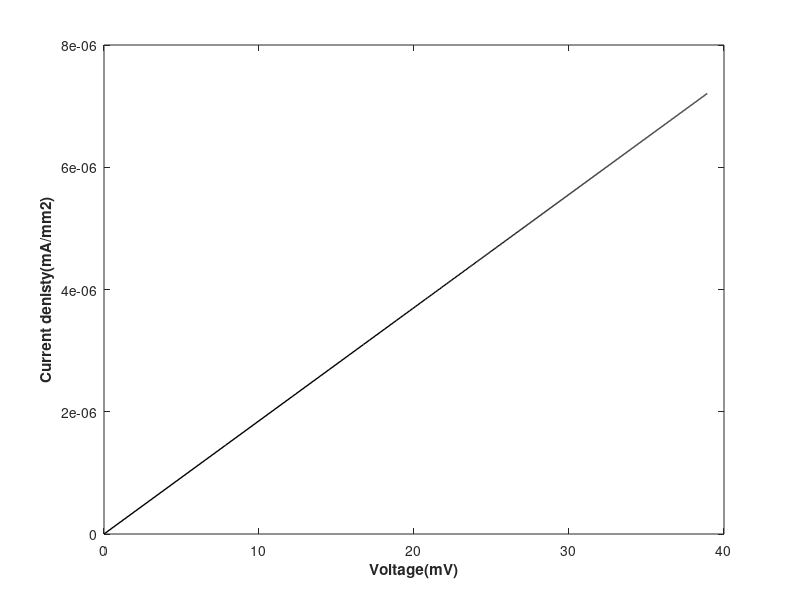
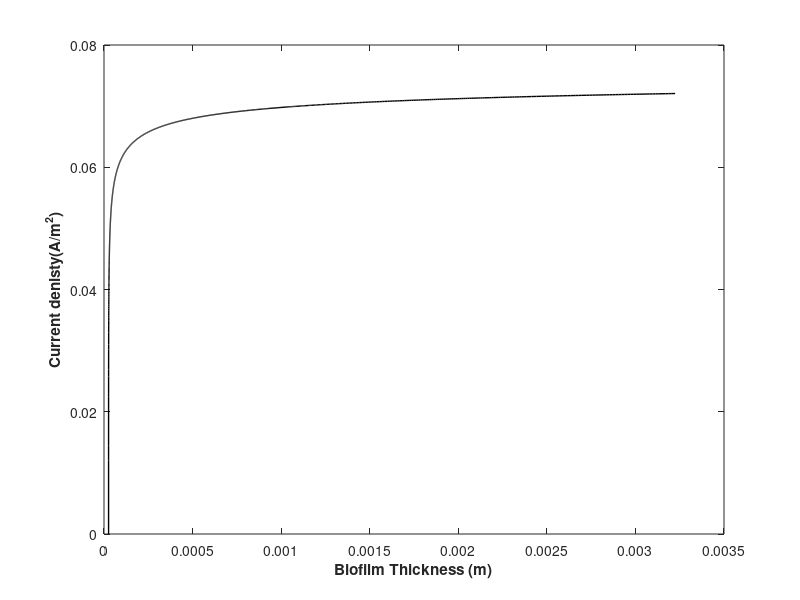

The MATLAB source for these figures, in order:

clc
clear  
close all 
% Comment to test making commits from Git Gui
% Adding a comment to test Gitnuro

%% CURRENT ISSUES
% Biofilm thickness is unreasonably large
    % 0.1m at t  1592
    % I'll try limiting time and see what happens
% Membrane thickness parameter is also pretty big


%% ASSIGNING PARAMETER VALUES
T = 273; %:10:453;  
d_t=1;
tmax = 1000;
t = 0:d_t:tmax; % 5 hours
cs_temp = zeros(length(T),length(t));

Ds=(0.2544*10^(-4))/86400;  %diffusivity of lactate (m2/day)
Ll=2*10^(-4);               %the thickness of laminar diffusion sublayer()
rho=50;                    

%The biomass density (kg/m3)
Yac=0.212;                  %The bacterial yield (kg dry cell/kg)
bina=0.02/86400;            %Inactivation coefficient (/day) 
bdet=0.05/86400;            %Detachment coefficient(/day)
Dco2=(0.9960*10^(-4))/86400; %The diffusivity of carbon dioxide (m2/day)
Dh=(2.3328*10^(-4))/86400;   %Diffusivity of hydrogen(m2/day)
Am=54*10^(-4);               %area of membrane(m2)
F=96450;                    %Fradays constant(C/mol) 
T = T;                    %Temperature(K)
R=8.314;                    %gas constant 
Vc=135*10^(-6);             % F - UNKNOWN PARAMETER - Defined here and then not used 
Va=135*10^(-6);             % F - UNKNOWN PARAMETER - Used multiple times
Eoanode=340;                % Standard voltage anode (mV)
Eocathode=1299;             % Standard volatage cathode(mV)
ioref=0.001;                % Exchange current in reference conditions(mA)
b=120;                      %Tafel Coefficient (mV)
dcell=2.5*10^(-2);          %distance between electrodes(m)
kaq=3500;                   %Solution conductivity (mS/m)
Eka=-155;                   % F - UNKNOWN PARAMETER - Is created here and then not used for some reason!?
dm=4.5;                     %Membrance thickness(m) % F - bit large
km=1.7;                      %Membrance conductivity (mS/m )
co2equi=7.26*10^(-3);       % F - UNKNOWN PARAMTER
kla=414/86400;              %Overall volumetric oxygen mass tranfer coefficient (/day)
qo2=2.64/86400;             %specific uptake rate of oxygen (/day)
rmax=100.9/3600;            % reaction rate constant(/day)
ks=1.27*10^(-3);            % Half-max-rate lactate concentration 
chb=10^(-7);                %  Concentration of hydrogen in bulk liquid(kg/m3)



%% EQUATIONS

f1 = @(cs) rmax*(cs/(ks+cs)) ;
f2 = @(mu,nact,phia) (mu*(1/(1+exp(-F/(R*T*1000)*nact)))*phia) ;
f3 = @(rs,phia,delta,L) Yac*rs-bina*phia+(phia/L)*delta-(phia/L)*(Yac*rs*L+delta) ;
f4 = @(rs,L,delta) Yac*rs*L+delta ;
f5 = @(L) -bdet*L ;
f6 = @(L,csb,cs,rs,delta) (Ds/(Ll*L))*(csb-cs)-rho*rs-(cs/L)*(Yac*rs*L+delta);
f7 = @(L,cco2b,cco2,rs,delta) (Dco2/(Ll*L))*(cco2b-cco2)+4*rho*rs-(cco2/L)*(Yac*rs*L+delta) ;
f8 = @(L,chb,ch,rs,delta) (Dh/(Ll*L))*(chb-ch)+12*rho*rs-(ch/L)*(Yac*rs*L+delta) ;
f9 = @(rs,L,delta) -Am*(Yac*rs*L+delta) ;
f10 = @(csb,cs,vl) (1/vl)*(-(Am*Ds/Ll)*(csb-cs)) ;
f11 = @(cco2b,cco2,vl) (1/vl)*(-(Am*Dco2/Ll)*(cco2b-cco2)) ;
f12 = @(i) -2.24*10^(-7)*(i)+0.0067;
%f12 = @(i) (kla*co2equi+7.7167*10^(-8)*exp(-(i)*(kla+qo2)))/(kla+qo2);
f13 = @(co2,ch)  Eocathode-((R*T*1000)/(4*F))*log(1/(co2*(ch^4))) ;
f14 = @(ch,cco2,cs) Eoanode-((R*T*1000)/(12*F))*log(((cco2^3)*(ch)^(11))/cs) ;
f15 = @(csb) (12*F*Ds*1000*csb)/(Ll) ;
f16 = @(I) ((dm/km)+(dcell/kaq))*(I/1000) ;
f17 = @(I,il) ((R*T)/(12*F))*1000*log(il/(il-I)) ;
f18 = @(I,cs) (b/2.303)*asinh(I/(2*ioref*cs)) ;
f19 = @(Ecathode,Eanode,nohm,nconc,nact) abs(Ecathode-Eanode)-nohm-nconc-nact ;
f20 = @(Eoutput)  Eoutput/100;

%% MATRIX CREATION AND VALUE ASSIGNMENT
% Uses static allocation to reduce compute time
mu=zeros(1,length(t));
rs=zeros(1,length(t));
phia=zeros(1,length(t));
L=zeros(1,length(t));
cs=zeros(1,length(t));
delta=zeros(1,length(t));
cco2=zeros(1,length(t));
ch=zeros(1,length(t));
vl=zeros(1,length(t));
csb=zeros(1,length(t));
cco2b=zeros(1,length(t));
co2=zeros(1,length(t));
Ecathode=zeros(1,length(t));
Eanode=zeros(1,length(t));
il=zeros(1,length(t));
nohm=zeros(1,length(t));
nconc=zeros(1,length(t));
nact=zeros(1,length(t));
Eoutput=zeros(1,length(t));
I=zeros(1,length(t));

%% INITAL VALUE ASSIGNMENT

mu(1)=1.166370409*10^(-3); %specific growth rate ()
rs(1)=2.5*10^(-20);        %INITIAL I NEED TO BE KNOWN(TAKEN ZERO HERE) to vary
phia(1)=0.4286802857;      %volume fraction of active biomass 
L(1)=2.58E-5;        %Thickness of biofilm 
cs(1)=7.5;                 %The concentration of lactate in biofilm(kg/m3)
delta(1)=-1.446759259*10^(-08); %detachment rate
cco2(1)=1.804718175*10^(-10);%INITIAL CO2 CONC NEEDED and here up needed to be reviewed
ch(1)=10^(-7);               % concentration of hydrogen in biofilm(kg/m3)
vl(1)=135*10^(-6);           %Bulk liquid anoide chamber volume(m3)
csb(1)=5;                    % Concentration of lactate in bulk liquid(kg/m3)
cco2b(1)=1.804718175*10^(-25); %The concentration of hydrogen in bulk of liquid(kg/m3)
co2b(1)=7.23*10^(-3);          % COncnetraiton of oxygen in bulk 
co2(1)=7.23*10^(-3);            %The concentration of oxygen in cathode camber(kg/m3)
Ecathode(1)=845.8563841;        % F - Believed to be cathode potential based on description given in Figure 7
Eanode(1)=845.8563841;          % F - Believed to be anode potential based on description given in Figure 7
il(1)=8519.75;                  %limited current of mass transfer 
nohm(1)=0;                     % Ohmic overpontential (mV)
nconc(1)=0;                    %COncentration overpotential(mV)
nact(1)=0;                     %Activation of overpotential(mV)
Eoutput(1)=0;                   % F - VOLTAGE OUT
I(1)=0;                         % F - CURRENT 

%% SOLVING THE SYSTEM OF ODEs
     for i=1:(length(t)-1)

        phia(i+1) = phia(i) + d_t*f3(rs(i),phia(i),delta(i),L(i));
        L(i+1) = L(i) + d_t*f4(rs(i),L(i),delta(i));
        delta(i+1) = delta(i) + d_t*f5(L(i));
        cs(i+1) = cs(i) + 0.00031*d_t*f6(L(i),csb(i),cs(i),rs(i),delta(i));
        cco2(i+1) = cco2(i) + d_t*f7(L(i),cco2b(i),cco2(i),rs(i),delta(i));
        ch(i+1) = ch(i) + 0.0000003*d_t*f8(L(i),chb,ch(i),rs(i),delta(i));
        vl(i+1) = vl(i) + d_t*f9(rs(i),L(i),delta(i));
        csb(i+1) = csb(i) + d_t*f10(csb(i),cs(i),vl(i));
        cco2b(i+1) = cco2b(i) + d_t*f11(cco2b(i),cco2(i),vl(i));
        co2(i+1) = f12(i+d_t);
        Ecathode(i+1) = f13(co2(i+1),ch(i+1));
        Eanode(i+1) = f14(ch(i+1),cco2(i+1),cs(i+1));
        il(i+1) = f15(csb(i+1));
        nohm(i+1) = f16(I(i));
        nconc(i+1) = f17(I(i),il);
        nact(i+1) = f18(I(i),cs(i+1));
        mu(i+1) = f1(cs(i+1));
        rs(i+1) = f2(mu(i+1),nact(i+1),phia(i+1));
        Eoutput(i+1) = f19(Ecathode(i+1),Eanode(i+1),nohm(i+1),nconc(i+1),nact(i+1));
        I(i+1) = f20(Eoutput(i+1));

 
     end
 
%% CACULATING POWER GENERATION FROM SOLVED CURRENT     
idensity=(I/54)*10^(-3);
% mut=(mu(1)-kd).*t;
% mutnoexp(:,:)=exp(mut);
power=Eoutput.*I/10;
eff(:,:)=power/76.7;     

%% PLOTTING
% % end
% figure (3)
% % plot(cs(1:14000),eff(1:14000))
% plot(eff(1:12000)/10,cs(1:12000))
% xlabel('Efficiency')
% ylabel('Concentration of lactate (kg/m^{3})')
% saveas(gcf,'efficiency.tiff')
% % xlim([2.1,7.5]);
% % ylim([]);
% figure (4)
% plot(I(1:14000)/10,cs(1:14000))
% xlabel('Current density (mA/m^{2})')
% ylabel('Concentration of lactate (kg/m^{3})')
% saveas(gcf,'current_density.tiff')
% % xlim([]);
% % ylim([]);



% figure (7)
% plot(Eanode(11:14000),I(11:14000),'k','LineWidth',0.5)
% xlabel('anode potential(mV)','FontWeight','bold')
% ylabel('Current(mA)','FontWeight','bold')
% saveas(gcf,'current_AnodePotential.tiff')

figure (8)
plot(Eoutput(1:end)/10,idensity(1:end)/10,'k','LineWidth',1)
xlabel('Voltage(mV)','FontWeight','bold')
ylabel('Current denisty(mA/mm{2})','FontWeight','bold')
% xlim([15,35]);
% ylim([2.5,7.55]);
saveas(gcf,'currentdensityVSvoltage.tiff')


%figure (9)
%plot(cs(1:end),idensity(1:end),'k','LineWidth',1)
%xlabel('Concentration of lactate (kg/m^{3})','FontWeight','bold')
%ylabel('Current denisty (mA/mm^{2})','FontWeight','bold')
%xlim([3,7.3]);
% ylim([2.5,7.55]);
%saveas(gcf,'currentdensityVScs.tiff')

% I want to add a plot to show th biofilm thickness against the current
% density for comparison to published papers

figure (10)
plot(L(1:end),idensity(1:end)*1000,'k','LineWidth',1) % Get current density in A m-2
xlabel('Biofilm Thickness (m)','FontWeight','bold')
ylabel('Current denisty(A/m^{2})','FontWeight','bold')
% xlim([3,7.3]);
% ylim([2.5,7.55]);
